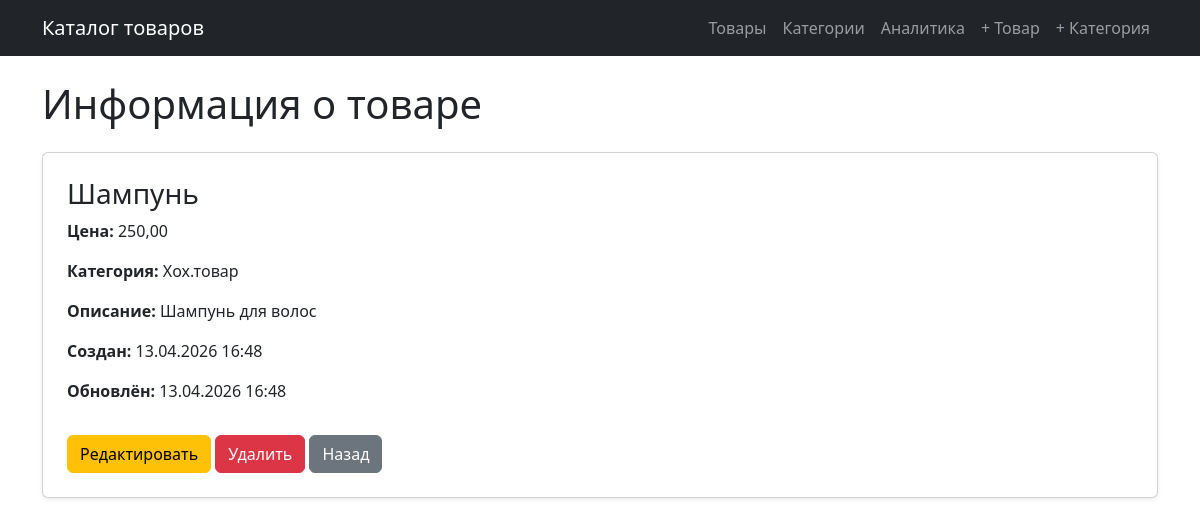
Screenshot of /shop/product/3/ with the database file from the repository.
### shop/models.py (models this page shows, shortened)
class Product(models.Model):
    name = models.CharField(
        max_length=255,
        verbose_name='Название товара'
    )
    price = models.DecimalField(
        max_digits=10,
        decimal_places=2,
        validators=[MinValueValidator(0)],
        verbose_name='Цена'
    )
    description = models.TextField(
        blank=True,
        verbose_name='Описание товара'
    )
    created_at = models.DateTimeField(
        auto_now_add=True,
        verbose_name='Дата создания'
    )
    updated_at = models.DateTimeField(
        auto_now=True,
        verbose_name='Дата обновления'
    )
    category = models.ForeignKey(
        Category,
        on_delete=models.CASCADE,
        related_name='products',
        verbose_name='Категория'
    )
    class Meta:
        verbose_name = 'Товар'
        verbose_name_plural = 'Товары'
        ordering = ['-created_at']

class Category(models.Model):
    name = models.CharField(
        max_length=255,
        unique=True,
        verbose_name='Название категории'
    )
    description = models.TextField(
        blank=True,
        verbose_name='Описание категории'
    )
    class Meta:
        verbose_name = 'Категория'
        verbose_name_plural = 'Категории'
        ordering = ['name']

### shop/views.py (the view)
# urls.py: path('product/<int:pk>/', views.product_detail, name='product_detail'),
def product_detail(request, pk):
    product = get_object_or_404(Product, pk=pk)
    return render(request, 'shop/product_detail.html', {'product': product})

### templates/shop/product_detail.html (shortened to what this page needs)
{% extends 'shop/base.html' %}
{% block content %}
<h1 class="mb-4">Информация о товаре</h1>
<div class="card p-4 shadow-sm">
    <h3>{{ product.name }}</h3>
    <p><strong>Цена:</strong> {{ product.price }}</p>
    <p><strong>Категория:</strong> {{ product.category.name }}</p>
    <p><strong>Описание:</strong> {{ product.description|default:"Нет описания" }}</p>
    <p><strong>Создан:</strong> {{ product.created_at|date:"d.m.Y H:i" }}</p>
    <p><strong>Обновлён:</strong> {{ product.updated_at|date:"d.m.Y H:i" }}</p>
    <div class="mt-3">
        <a href="{% url 'update_product' product.pk %}" class="btn btn-warning">Редактировать</a>
        <a href="{% url 'delete_product' product.pk %}" class="btn btn-danger">Удалить</a>
        <a href="{% url 'product_list' %}" class="btn btn-secondary">Назад</a>
    </div>
</div>
{% endblock %}

### rows the page displays
Product: name "Шампунь", price "250,00", category.name "Хох.товар", description "Шампунь для волос", created_at "13.04.2026 16:48", updated_at "13.04.2026 16:48"
